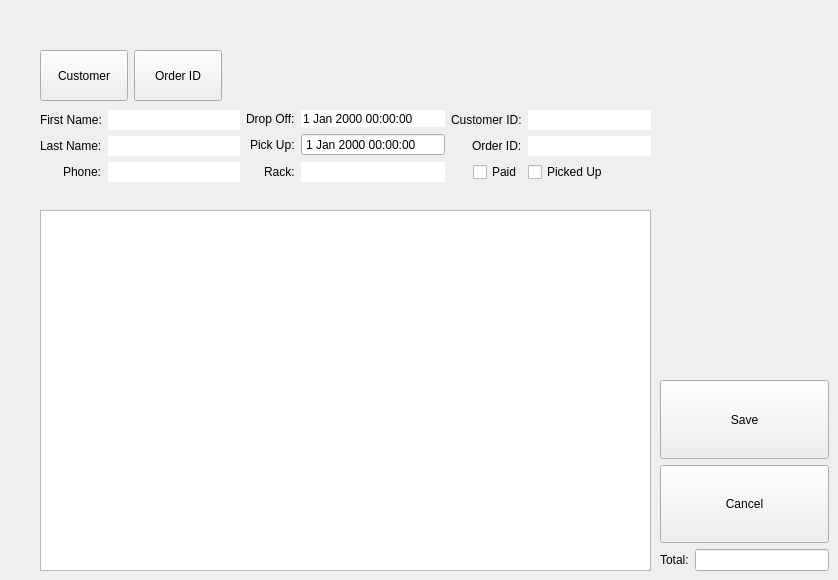
    <widget class="QWidget" name="pgEditOrder">
     <widget class="QWidget" name="horizontalLayoutWidget_5">
      <property name="geometry">
       <rect>
        <x>40</x>
        <y>50</y>
        <width>182</width>
        <height>51</height>
       </rect>
      </property>
      <layout class="QHBoxLayout" name="horizontalLayoutEO">
       <item>
        <widget class="QPushButton" name="btnCustomerEO">
         <property name="sizePolicy">
          <sizepolicy hsizetype="Minimum" vsizetype="Expanding">
           <horstretch>0</horstretch>
           <verstretch>0</verstretch>
          </sizepolicy>
         </property>
         <property name="cursor">
          <cursorShape>PointingHandCursor</cursorShape>
         </property>
         <property name="text">
          <string>Customer</string>
         </property>
        </widget>
       </item>
       <item>
        <widget class="QPushButton" name="btnOrderSearchEO">
         <property name="sizePolicy">
          <sizepolicy hsizetype="Minimum" vsizetype="Expanding">
           <horstretch>0</horstretch>
           <verstretch>0</verstretch>
          </sizepolicy>
         </property>
         <property name="cursor">
          <cursorShape>PointingHandCursor</cursorShape>
         </property>
         <property name="text">
          <string>Order ID</string>
         </property>
        </widget>
       </item>
      </layout>
     </widget>
     <widget class="QTableView" name="tableViewOrdersEO">
      <property name="geometry">
       <rect>
        <x>40</x>
        <y>210</y>
        <width>611</width>
        <height>361</height>
       </rect>
      </property>
      <attribute name="verticalHeaderVisible">
       <bool>false</bool>
      </attribute>
     </widget>
     <widget class="QWidget" name="gridLayoutWidget_5">
      <property name="geometry">
       <rect>
        <x>40</x>
        <y>110</y>
        <width>611</width>
        <height>102</height>
       </rect>
      </property>
      <layout class="QGridLayout" name="gridLayoutInformationEO">
       <item row="0" column="1">
        <layout class="QFormLayout" name="formLayoutDateEO">
         <property name="labelAlignment">
          <set>Qt::AlignRight|Qt::AlignTrailing|Qt::AlignVCenter</set>
         </property>
         <item row="0" column="0">
          <widget class="QLabel" name="lblDropOffEO">
           <property name="text">
            <string>Drop Off:</string>
           </property>
          </widget>
         </item>
         <item row="1" column="0">
          <widget class="QLabel" name="lblPickUpEO">
           <property name="text">
            <string>Pick Up:</string>
           </property>
          </widget>
         </item>
         <item row="2" column="1">
          <widget class="QLineEdit" name="lineRackEO">
           <property name="cursor">
            <cursorShape>PointingHandCursor</cursorShape>
           </property>
           <property name="frame">
            <bool>false</bool>
           </property>
           <property name="readOnly">
            <bool>false</bool>
           </property>
          </widget>
         </item>
         <item row="2" column="0">
          <widget class="QLabel" name="lblRackEO">
           <property name="text">
            <string>Rack:</string>
           </property>
          </widget>
         </item>
         <item row="0" column="1">
          <widget class="QDateTimeEdit" name="dateDTDropOffEO">
           <property name="frame">
            <bool>false</bool>
           </property>
           <property name="readOnly">
            <bool>true</bool>
           </property>
           <property name="buttonSymbols">
            <enum>QAbstractSpinBox::NoButtons</enum>
           </property>
          </widget>
         </item>
         <item row="1" column="1">
          <widget class="QDateTimeEdit" name="dateDTPickUpEO">
           <property name="readOnly">
            <bool>true</bool>
           </property>
           <property name="buttonSymbols">
            <enum>QAbstractSpinBox::NoButtons</enum>
           </property>
          </widget>
         </item>
        </layout>
       </item>
       <item row="0" column="0">
        <layout class="QFormLayout" name="formLayoutCustomerEO">
         <property name="labelAlignment">
          <set>Qt::AlignRight|Qt::AlignTrailing|Qt::AlignVCenter</set>
         </property>
         <item row="0" column="0">
          <widget class="QLabel" name="lblFNameEO">
           <property name="text">
            <string>First Name:</string>
           </property>
          </widget>
         </item>
         <item row="0" column="1">
          <widget class="QLineEdit" name="lineFNameEO">
           <property name="cursor">
            <cursorShape>ArrowCursor</cursorShape>
           </property>
           <property name="frame">
            <bool>false</bool>
           </property>
           <property name="readOnly">
            <bool>true</bool>
           </property>
          </widget>
         </item>
         <item row="1" column="0">
          <widget class="QLabel" name="lblLNameEO">
           <property name="text">
            <string>Last Name:</string>
           </property>
          </widget>
         </item>
         <item row="1" column="1">
          <widget class="QLineEdit" name="lineLNameEO">
           <property name="cursor">
            <cursorShape>ArrowCursor</cursorShape>
           </property>
           <property name="frame">
            <bool>false</bool>
           </property>
           <property name="readOnly">
            <bool>true</bool>
           </property>
          </widget>
         </item>
         <item row="2" column="0">
          <widget class="QLabel" name="lblPhoneEO">
           <property name="text">
            <string>Phone:</string>
           </property>
          </widget>
         </item>
         <item row="2" column="1">
          <widget class="QLineEdit" name="linePhoneEO">
           <property name="cursor">
            <cursorShape>ArrowCursor</cursorShape>
           </property>
           <property name="frame">
            <bool>false</bool>
           </property>
           <property name="readOnly">
            <bool>true</bool>
           </property>
          </widget>
         </item>
        </layout>
       </item>
       <item row="0" column="2">
        <layout class="QFormLayout" name="formLayoutIEO">
         <property name="labelAlignment">
          <set>Qt::AlignRight|Qt::AlignTrailing|Qt::AlignVCenter</set>
         </property>
         <item row="0" column="0">
          <widget class="QLabel" name="lblCustomerIDEO">
           <property name="text">
            <string>Customer ID:</string>
           </property>
          </widget>
         </item>
         <item row="0" column="1">
          <widget class="QLineEdit" name="lineCustomerIDEO">
           <property name="cursor">
            <cursorShape>ArrowCursor</cursorShape>
           </property>
           <property name="frame">
            <bool>false</bool>
           </property>
           <property name="readOnly">
            <bool>true</bool>
           </property>
          </widget>
         </item>
         <item row="1" column="0">
          <widget class="QLabel" name="lblOrderIDEO">
           <property name="text">
            <string>Order ID:</string>
           </property>
          </widget>
         </item>
         <item row="1" column="1">
          <widget class="QLineEdit" name="lineOrderIDEO">
           <property name="cursor">
            <cursorShape>ArrowCursor</cursorShape>
           </property>
           <property name="frame">
            <bool>false</bool>
           </property>
           <property name="readOnly">
            <bool>true</bool>
           </property>
          </widget>
         </item>
         <item row="2" column="0">
          <widget class="QCheckBox" name="checkBoxPaidEO">
           <property name="cursor">
            <cursorShape>PointingHandCursor</cursorShape>
           </property>
           <property name="text">
            <string>Paid</string>
           </property>
          </widget>
         </item>
         <item row="2" column="1">
          <widget class="QCheckBox" name="checkBoxPUEO">
           <property name="cursor">
            <cursorShape>PointingHandCursor</cursorShape>
           </property>
           <property name="text">
            <string>Picked Up</string>
           </property>
          </widget>
         </item>
        </layout>
       </item>
      </layout>
     </widget>
     <widget class="QWidget" name="layoutWidget_3">
      <property name="geometry">
       <rect>
        <x>660</x>
        <y>380</y>
        <width>169</width>
        <height>191</height>
       </rect>
      </property>
      <layout class="QVBoxLayout" name="verticalLayoutEO">
       <item>
        <layout class="QVBoxLayout" name="verticalLayoutSaveEO">
         <property name="sizeConstraint">
          <enum>QLayout::SetFixedSize</enum>
         </property>
         <item>
          <widget class="QPushButton" name="btnSaveEO">
           <property name="sizePolicy">
            <sizepolicy hsizetype="Minimum" vsizetype="Expanding">
             <horstretch>0</horstretch>
             <verstretch>0</verstretch>
            </sizepolicy>
           </property>
           <property name="cursor">
            <cursorShape>PointingHandCursor</cursorShape>
           </property>
           <property name="text">
            <string>Save</string>
           </property>
          </widget>
         </item>
         <item>
          <widget class="QPushButton" name="btnReturnEO">
           <property name="sizePolicy">
            <sizepolicy hsizetype="Minimum" vsizetype="Expanding">
             <horstretch>0</horstretch>
             <verstretch>0</verstretch>
            </sizepolicy>
           </property>
           <property name="cursor">
            <cursorShape>PointingHandCursor</cursorShape>
           </property>
           <property name="text">
            <string>Cancel</string>
           </property>
          </widget>
         </item>
        </layout>
       </item>
       <item>
        <layout class="QFormLayout" name="formLayoutEO">
         <item row="0" column="0">
          <widget class="QLabel" name="lblOrderTotalEO">
           <property name="text">
            <string>Total:</string>
           </property>
          </widget>
         </item>
         <item row="0" column="1">
          <widget class="QLineEdit" name="lineOrderTotalEO">
           <property name="cursor">
            <cursorShape>PointingHandCursor</cursorShape>
           </property>
           <property name="readOnly">
            <bool>true</bool>
           </property>
          </widget>
         </item>
        </layout>
       </item>
      </layout>
     </widget>
    </widget>
